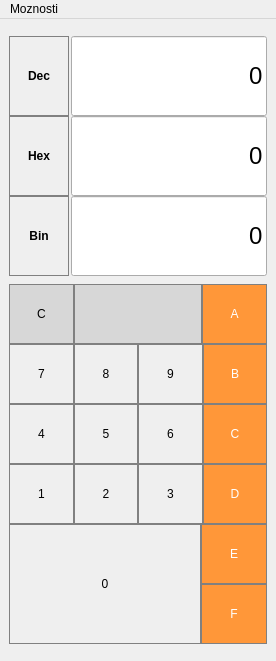
<?xml version="1.0" encoding="UTF-8"?>
<ui version="4.0">
 <class>Windowsec</class>
 <widget class="QMainWindow" name="Windowsec">
  <property name="geometry">
   <rect>
    <x>0</x>
    <y>0</y>
    <width>276</width>
    <height>661</height>
   </rect>
  </property>
  <property name="windowTitle">
   <string>Prevod Dec-Bin-Hex </string>
  </property>
  <property name="windowIcon">
   <iconset resource="img.qrc">
    <normaloff>:/img/change.png</normaloff>:/img/change.png</iconset>
  </property>
  <widget class="QWidget" name="centralwidget">
   <layout class="QVBoxLayout" name="verticalLayout_4">
    <property name="spacing">
     <number>0</number>
    </property>
    <item>
     <layout class="QVBoxLayout" name="verticalLayout_2">
      <property name="spacing">
       <number>0</number>
      </property>
      <item>
       <layout class="QHBoxLayout" name="horizontalLayout">
        <property name="spacing">
         <number>2</number>
        </property>
        <item>
         <widget class="QPushButton" name="pushButton_Dec">
          <property name="sizePolicy">
           <sizepolicy hsizetype="Fixed" vsizetype="Preferred">
            <horstretch>0</horstretch>
            <verstretch>0</verstretch>
           </sizepolicy>
          </property>
          <property name="minimumSize">
           <size>
            <width>60</width>
            <height>40</height>
           </size>
          </property>
          <property name="font">
           <font>
            <weight>75</weight>
            <bold>true</bold>
           </font>
          </property>
          <property name="styleSheet">
           <string notr="true">QPushButton{background: transparent;
border: 1px solid gray;
 color: black;}
QPushButton:disabled {
background-color: #e0e0d1;
 color: black;
}</string>
          </property>
          <property name="text">
           <string>Dec</string>
          </property>
         </widget>
        </item>
        <item>
         <widget class="QLineEdit" name="lineEdit_dec">
          <property name="minimumSize">
           <size>
            <width>0</width>
            <height>80</height>
           </size>
          </property>
          <property name="font">
           <font>
            <pointsize>18</pointsize>
           </font>
          </property>
          <property name="layoutDirection">
           <enum>Qt::RightToLeft</enum>
          </property>
          <property name="text">
           <string>0</string>
          </property>
          <property name="alignment">
           <set>Qt::AlignRight|Qt::AlignTrailing|Qt::AlignVCenter</set>
          </property>
          <property name="readOnly">
           <bool>true</bool>
          </property>
         </widget>
        </item>
       </layout>
      </item>
      <item>
       <layout class="QHBoxLayout" name="horizontalLayout_2">
        <property name="spacing">
         <number>2</number>
        </property>
        <item>
         <widget class="QPushButton" name="pushButton_hex">
          <property name="sizePolicy">
           <sizepolicy hsizetype="Minimum" vsizetype="Preferred">
            <horstretch>0</horstretch>
            <verstretch>0</verstretch>
           </sizepolicy>
          </property>
          <property name="minimumSize">
           <size>
            <width>60</width>
            <height>40</height>
           </size>
          </property>
          <property name="font">
           <font>
            <weight>75</weight>
            <bold>true</bold>
           </font>
          </property>
          <property name="styleSheet">
           <string notr="true">QPushButton{background: transparent;
border: 1px solid gray;
 color: black;}
QPushButton:disabled {
background-color: #e0e0d1;
 color: black;
}</string>
          </property>
          <property name="text">
           <string>Hex</string>
          </property>
         </widget>
        </item>
        <item>
         <widget class="QLineEdit" name="lineEdit_hex">
          <property name="minimumSize">
           <size>
            <width>0</width>
            <height>80</height>
           </size>
          </property>
          <property name="font">
           <font>
            <pointsize>18</pointsize>
           </font>
          </property>
          <property name="layoutDirection">
           <enum>Qt::RightToLeft</enum>
          </property>
          <property name="text">
           <string>0</string>
          </property>
          <property name="alignment">
           <set>Qt::AlignRight|Qt::AlignTrailing|Qt::AlignVCenter</set>
          </property>
          <property name="readOnly">
           <bool>true</bool>
          </property>
         </widget>
        </item>
       </layout>
      </item>
      <item>
       <layout class="QHBoxLayout" name="horizontalLayout_3">
        <property name="spacing">
         <number>2</number>
        </property>
        <item>
         <widget class="QPushButton" name="pushButton_bin">
          <property name="sizePolicy">
           <sizepolicy hsizetype="Minimum" vsizetype="Preferred">
            <horstretch>0</horstretch>
            <verstretch>0</verstretch>
           </sizepolicy>
          </property>
          <property name="minimumSize">
           <size>
            <width>60</width>
            <height>40</height>
           </size>
          </property>
          <property name="font">
           <font>
            <weight>75</weight>
            <bold>true</bold>
           </font>
          </property>
          <property name="styleSheet">
           <string notr="true">QPushButton{background: transparent;
border: 1px solid gray;
 color: black;}
QPushButton:disabled {
background-color: #e0e0d1;
 color: black;
}</string>
          </property>
          <property name="text">
           <string>Bin</string>
          </property>
         </widget>
        </item>
        <item>
         <widget class="QLineEdit" name="lineEdit_bin">
          <property name="minimumSize">
           <size>
            <width>0</width>
            <height>80</height>
           </size>
          </property>
          <property name="font">
           <font>
            <pointsize>18</pointsize>
           </font>
          </property>
          <property name="layoutDirection">
           <enum>Qt::RightToLeft</enum>
          </property>
          <property name="text">
           <string>0</string>
          </property>
          <property name="alignment">
           <set>Qt::AlignRight|Qt::AlignTrailing|Qt::AlignVCenter</set>
          </property>
          <property name="readOnly">
           <bool>true</bool>
          </property>
         </widget>
        </item>
       </layout>
      </item>
     </layout>
    </item>
    <item>
     <layout class="QVBoxLayout" name="verticalLayout_3">
      <property name="spacing">
       <number>0</number>
      </property>
      <item>
       <layout class="QHBoxLayout" name="horizontalLayout_4">
        <property name="spacing">
         <number>0</number>
        </property>
        <property name="sizeConstraint">
         <enum>QLayout::SetMinimumSize</enum>
        </property>
        <item>
         <widget class="QPushButton" name="pushButton_vymaz_2">
          <property name="minimumSize">
           <size>
            <width>60</width>
            <height>60</height>
           </size>
          </property>
          <property name="styleSheet">
           <string notr="true">QPushButton {
  background-color: rgb(215, 215, 215);
  border: 1px solid gray;
}
QPushButton:pressed {
    background-color: qlineargradient(x1: 0, y1: 0, x2: 0, y2: 1,
                                      stop: 0 #BEBEBE, stop: 1 #D7D7D7);
}</string>
          </property>
          <property name="text">
           <string>C</string>
          </property>
         </widget>
        </item>
        <item>
         <widget class="QPushButton" name="pushButton_backspace_2">
          <property name="enabled">
           <bool>true</bool>
          </property>
          <property name="minimumSize">
           <size>
            <width>128</width>
            <height>60</height>
           </size>
          </property>
          <property name="styleSheet">
           <string notr="true">QPushButton {
  background-color: rgb(215, 215, 215);
  border: 1px solid gray;
}
QPushButton:pressed {
    background-color: qlineargradient(x1: 0, y1: 0, x2: 0, y2: 1,
                                      stop: 0 #BEBEBE, stop: 1 #D7D7D7);
}</string>
          </property>
          <property name="text">
           <string/>
          </property>
          <property name="icon">
           <iconset>
            <normalon>:/img/bckps.png</normalon>
           </iconset>
          </property>
          <property name="iconSize">
           <size>
            <width>30</width>
            <height>30</height>
           </size>
          </property>
         </widget>
        </item>
        <item>
         <widget class="QPushButton" name="pushButton_A">
          <property name="enabled">
           <bool>true</bool>
          </property>
          <property name="minimumSize">
           <size>
            <width>60</width>
            <height>60</height>
           </size>
          </property>
          <property name="styleSheet">
           <string notr="true">QPushButton {
  background-color: rgb(255, 151, 57);
  color: white; 
  border: 1px solid gray;
}

QPushButton:pressed {
    background-color: qlineargradient(x1: 0, y1: 0, x2: 0, y2: 1,
                                      stop: 0 #FF7832, stop: 1 #FF9739);
}
QPushButton:disabled {
background-color:#A0A0A0;
}</string>
          </property>
          <property name="text">
           <string>A</string>
          </property>
         </widget>
        </item>
       </layout>
      </item>
      <item>
       <layout class="QHBoxLayout" name="horizontalLayout_5">
        <property name="spacing">
         <number>0</number>
        </property>
        <item>
         <widget class="QPushButton" name="pushButton_7">
          <property name="minimumSize">
           <size>
            <width>60</width>
            <height>60</height>
           </size>
          </property>
          <property name="styleSheet">
           <string notr="true">QPushButton {
   border: 1px solid gray;
}
QPushButton:pressed {
    background-color: qlineargradient(x1: 0, y1: 0, x2: 0, y2: 1,
                                      stop: 0 #dadbde, stop: 1 #f6f7fa);
}
QPushButton:disabled {
background-color:#A0A0A0;
}</string>
          </property>
          <property name="text">
           <string>7</string>
          </property>
         </widget>
        </item>
        <item>
         <widget class="QPushButton" name="pushButton_8">
          <property name="minimumSize">
           <size>
            <width>60</width>
            <height>60</height>
           </size>
          </property>
          <property name="styleSheet">
           <string notr="true">QPushButton {
   border: 1px solid gray;
}
QPushButton:pressed {
    background-color: qlineargradient(x1: 0, y1: 0, x2: 0, y2: 1,
                                      stop: 0 #dadbde, stop: 1 #f6f7fa);
}
QPushButton:disabled {
background-color:#A0A0A0;
}</string>
          </property>
          <property name="text">
           <string>8</string>
          </property>
         </widget>
        </item>
        <item>
         <widget class="QPushButton" name="pushButton_9">
          <property name="minimumSize">
           <size>
            <width>60</width>
            <height>60</height>
           </size>
          </property>
          <property name="styleSheet">
           <string notr="true">QPushButton {
   border: 1px solid gray;
}
QPushButton:pressed {
    background-color: qlineargradient(x1: 0, y1: 0, x2: 0, y2: 1,
                                      stop: 0 #dadbde, stop: 1 #f6f7fa);
}
QPushButton:disabled {
background-color:#A0A0A0;
}</string>
          </property>
          <property name="text">
           <string>9</string>
          </property>
         </widget>
        </item>
        <item>
         <widget class="QPushButton" name="pushButton_B">
          <property name="minimumSize">
           <size>
            <width>60</width>
            <height>60</height>
           </size>
          </property>
          <property name="styleSheet">
           <string notr="true">QPushButton {
  background-color: rgb(255, 151, 57);
  color: white; 
  border: 1px solid gray;
}

QPushButton:pressed {
    background-color: qlineargradient(x1: 0, y1: 0, x2: 0, y2: 1,
                                      stop: 0 #FF7832, stop: 1 #FF9739);
}
QPushButton:disabled {
background-color:#A0A0A0;
}</string>
          </property>
          <property name="text">
           <string>B</string>
          </property>
         </widget>
        </item>
       </layout>
      </item>
      <item>
       <layout class="QHBoxLayout" name="horizontalLayout_6">
        <property name="spacing">
         <number>0</number>
        </property>
        <property name="sizeConstraint">
         <enum>QLayout::SetMinimumSize</enum>
        </property>
        <item>
         <widget class="QPushButton" name="pushButton_4">
          <property name="minimumSize">
           <size>
            <width>0</width>
            <height>60</height>
           </size>
          </property>
          <property name="styleSheet">
           <string notr="true">QPushButton {
   border: 1px solid gray;
}
QPushButton:pressed {
    background-color: qlineargradient(x1: 0, y1: 0, x2: 0, y2: 1,
                                      stop: 0 #dadbde, stop: 1 #f6f7fa);
}
QPushButton:disabled {
background-color:#A0A0A0;
}</string>
          </property>
          <property name="text">
           <string>4</string>
          </property>
         </widget>
        </item>
        <item>
         <widget class="QPushButton" name="pushButton_5">
          <property name="minimumSize">
           <size>
            <width>0</width>
            <height>60</height>
           </size>
          </property>
          <property name="styleSheet">
           <string notr="true">QPushButton {
   border: 1px solid gray;
}
QPushButton:pressed {
    background-color: qlineargradient(x1: 0, y1: 0, x2: 0, y2: 1,
                                      stop: 0 #dadbde, stop: 1 #f6f7fa);
}
QPushButton:disabled {
background-color:#A0A0A0;
}</string>
          </property>
          <property name="text">
           <string>5</string>
          </property>
         </widget>
        </item>
        <item>
         <widget class="QPushButton" name="pushButton_6">
          <property name="minimumSize">
           <size>
            <width>0</width>
            <height>60</height>
           </size>
          </property>
          <property name="styleSheet">
           <string notr="true">QPushButton {
   border: 1px solid gray;
}
QPushButton:pressed {
    background-color: qlineargradient(x1: 0, y1: 0, x2: 0, y2: 1,
                                      stop: 0 #dadbde, stop: 1 #f6f7fa);
}
QPushButton:disabled {
background-color:#A0A0A0;
}</string>
          </property>
          <property name="text">
           <string>6</string>
          </property>
         </widget>
        </item>
        <item>
         <widget class="QPushButton" name="pushButton_C">
          <property name="minimumSize">
           <size>
            <width>0</width>
            <height>60</height>
           </size>
          </property>
          <property name="styleSheet">
           <string notr="true">QPushButton {
  background-color: rgb(255, 151, 57);
  color: white; 
  border: 1px solid gray;
}

QPushButton:pressed {
    background-color: qlineargradient(x1: 0, y1: 0, x2: 0, y2: 1,
                                      stop: 0 #FF7832, stop: 1 #FF9739);
}
QPushButton:disabled {
background-color:#A0A0A0;
}</string>
          </property>
          <property name="text">
           <string>C</string>
          </property>
         </widget>
        </item>
       </layout>
      </item>
      <item>
       <layout class="QHBoxLayout" name="horizontalLayout_7">
        <property name="spacing">
         <number>0</number>
        </property>
        <item>
         <widget class="QPushButton" name="pushButton_1">
          <property name="minimumSize">
           <size>
            <width>0</width>
            <height>60</height>
           </size>
          </property>
          <property name="styleSheet">
           <string notr="true">QPushButton {
   border: 1px solid gray;
}
QPushButton:pressed {
    background-color: qlineargradient(x1: 0, y1: 0, x2: 0, y2: 1,
                                      stop: 0 #dadbde, stop: 1 #f6f7fa);
}</string>
          </property>
          <property name="text">
           <string>1</string>
          </property>
         </widget>
        </item>
        <item>
         <widget class="QPushButton" name="pushButton_2">
          <property name="minimumSize">
           <size>
            <width>0</width>
            <height>60</height>
           </size>
          </property>
          <property name="styleSheet">
           <string notr="true">QPushButton {
   border: 1px solid gray;
}
QPushButton:pressed {
    background-color: qlineargradient(x1: 0, y1: 0, x2: 0, y2: 1,
                                      stop: 0 #dadbde, stop: 1 #f6f7fa);
}
QPushButton:disabled {
background-color:#A0A0A0;
}</string>
          </property>
          <property name="text">
           <string>2</string>
          </property>
         </widget>
        </item>
        <item>
         <widget class="QPushButton" name="pushButton_3">
          <property name="minimumSize">
           <size>
            <width>0</width>
            <height>60</height>
           </size>
          </property>
          <property name="styleSheet">
           <string notr="true">QPushButton {
   border: 1px solid gray;
}
QPushButton:pressed {
    background-color: qlineargradient(x1: 0, y1: 0, x2: 0, y2: 1,
                                      stop: 0 #dadbde, stop: 1 #f6f7fa);
}
QPushButton:disabled {
background-color:#A0A0A0;
}</string>
          </property>
          <property name="text">
           <string>3</string>
          </property>
         </widget>
        </item>
        <item>
         <widget class="QPushButton" name="pushButton_D">
          <property name="minimumSize">
           <size>
            <width>0</width>
            <height>60</height>
           </size>
          </property>
          <property name="styleSheet">
           <string notr="true">QPushButton {
  background-color: rgb(255, 151, 57);
  color: white; 
  border: 1px solid gray;
}

QPushButton:pressed {
    background-color: qlineargradient(x1: 0, y1: 0, x2: 0, y2: 1,
                                      stop: 0 #FF7832, stop: 1 #FF9739);
}
QPushButton:disabled {
background-color:#A0A0A0;
}</string>
          </property>
          <property name="text">
           <string>D</string>
          </property>
         </widget>
        </item>
       </layout>
      </item>
      <item>
       <layout class="QHBoxLayout" name="horizontalLayout_8">
        <property name="spacing">
         <number>0</number>
        </property>
        <item>
         <widget class="QPushButton" name="pushButton_0">
          <property name="minimumSize">
           <size>
            <width>192</width>
            <height>120</height>
           </size>
          </property>
          <property name="styleSheet">
           <string notr="true">QPushButton {
   border: 1px solid gray;
}
QPushButton:pressed {
    background-color: qlineargradient(x1: 0, y1: 0, x2: 0, y2: 1,
                                      stop: 0 #dadbde, stop: 1 #f6f7fa);
}</string>
          </property>
          <property name="text">
           <string>0</string>
          </property>
         </widget>
        </item>
        <item>
         <layout class="QVBoxLayout" name="verticalLayout">
          <property name="spacing">
           <number>0</number>
          </property>
          <item>
           <widget class="QPushButton" name="pushButton_E">
            <property name="minimumSize">
             <size>
              <width>60</width>
              <height>60</height>
             </size>
            </property>
            <property name="baseSize">
             <size>
              <width>0</width>
              <height>0</height>
             </size>
            </property>
            <property name="styleSheet">
             <string notr="true">QPushButton {
  background-color: rgb(255, 151, 57);
  color: white; 
  border: 1px solid gray;
}

QPushButton:pressed {
    background-color: qlineargradient(x1: 0, y1: 0, x2: 0, y2: 1,
                                      stop: 0 #FF7832, stop: 1 #FF9739);
}
QPushButton:disabled {
background-color:#A0A0A0;
}</string>
            </property>
            <property name="text">
             <string>E</string>
            </property>
           </widget>
          </item>
          <item>
           <widget class="QPushButton" name="pushButton_F">
            <property name="minimumSize">
             <size>
              <width>60</width>
              <height>60</height>
             </size>
            </property>
            <property name="styleSheet">
             <string notr="true">QPushButton {
  background-color: rgb(255, 151, 57);
  color: white; 
  border: 1px solid gray;
}

QPushButton:pressed {
    background-color: qlineargradient(x1: 0, y1: 0, x2: 0, y2: 1,
                                      stop: 0 #FF7832, stop: 1 #FF9739);
}
QPushButton:disabled {
background-color:#A0A0A0;
}</string>
            </property>
            <property name="text">
             <string>F</string>
            </property>
           </widget>
          </item>
         </layout>
        </item>
       </layout>
      </item>
     </layout>
    </item>
   </layout>
  </widget>
  <widget class="QMenuBar" name="menubar">
   <property name="geometry">
    <rect>
     <x>0</x>
     <y>0</y>
     <width>276</width>
     <height>21</height>
    </rect>
   </property>
   <widget class="QMenu" name="menuMoznosti">
    <property name="title">
     <string>Moznosti</string>
    </property>
    <addaction name="action_tandart"/>
    <addaction name="separator"/>
    <addaction name="actionPrevod_Dec_Bin_Hex"/>
    <addaction name="actionKurz_listok"/>
    <addaction name="actionZnamky"/>
   </widget>
   <addaction name="menuMoznosti"/>
  </widget>
  <action name="action_tandart">
   <property name="text">
    <string>Standardna kalkulacka</string>
   </property>
  </action>
  <action name="actionPrevod_Dec_Bin_Hex">
   <property name="enabled">
    <bool>false</bool>
   </property>
   <property name="text">
    <string>Prevod Dec-Bin-Hex</string>
   </property>
  </action>
  <action name="actionKurz_listok">
   <property name="text">
    <string>Kurz. listok</string>
   </property>
  </action>
  <action name="actionZnamky">
   <property name="text">
    <string>Znamky</string>
   </property>
  </action>
 </widget>
 <resources>
  <include location="img.qrc"/>
 </resources>
 <connections/>
</ui>
